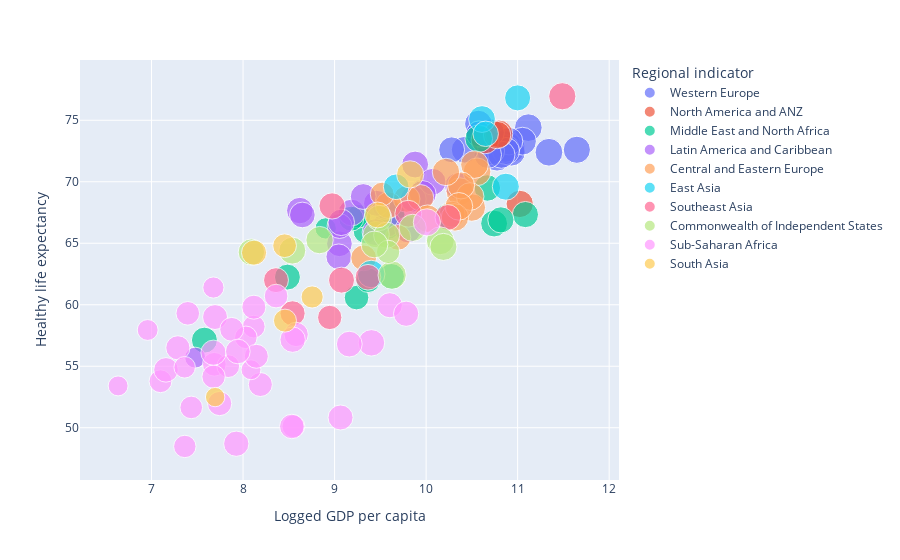

The cell this chart's notebook holds for it:
### Code cell
fig.show()

### Figure 1 — Plotly figure (JSON) as saved in the notebook; plotly's stock layout.template omitted (floating-point values rounded to 4 significant figures)
{"data": [{"hovertemplate": "Regional indicator=Western Europe<br>Logged GDP per capita=%{x}<br>Healthy life expectancy=%{y}<br>Social support=%{marker.size}<extra></extra>", "legendgroup": "Western Europe", "marker": {"color": "#636efa", "size": [0.954, 0.954, 0.942, 0.983, 0.942, 0.954, 0.934, 0.908, 0.934, 0.903, 0.947, 0.934, 0.906, 0.942, 0.931, 0.932, 0.88, 0.802, 0.879, 0.823, 0.82], "sizemode": "area", "sizeref": 0.002458, "symbol": "circle"}, "mode": "markers", "name": "Western Europe", "orientation": "v", "showlegend": true, "type": "scatter", "x": [10.78, 10.93, 11.12, 10.88, 10.93, 11.05, 10.87, 11.65, 10.91, 10.87, 11.34, 10.71, 10.82, 10.7, 10.67, 10.57, 10.62, 10.58, 10.42, 10.28, 10.58], "xaxis": "x", "y": [72, 72.7, 74.4, 73, 72.4, 73.3, 72.7, 72.6, 73.3, 72.5, 72.4, 72.5, 72.2, 74, 72.2, 74.7, 73.8, 73.9, 72.6, 72.6, 73.9], "yaxis": "y"}, {"hovertemplate": "Regional indicator=North America and ANZ<br>Logged GDP per capita=%{x}<br>Healthy life expectancy=%{y}<br>Social support=%{marker.size}<extra></extra>", "legendgroup": "North America and ANZ", "marker": {"color": "#EF553B", "size": [0.948, 0.94, 0.926, 0.92], "sizemode": "area", "sizeref": 0.002458, "symbol": "circle"}, "mode": "markers", "name": "North America and ANZ", "orientation": "v", "showlegend": true, "type": "scatter", "x": [10.64, 10.8, 10.78, 11.02], "xaxis": "x", "y": [73.4, 73.9, 73.8, 68.2], "yaxis": "y"}, {"hovertemplate": "Regional indicator=Middle East and North Africa<br>Logged GDP per capita=%{x}<br>Healthy life expectancy=%{y}<br>Social support=%{marker.size}<extra></extra>", "legendgroup": "Middle East and North Africa", "marker": {"color": "#00cc96", "size": [0.939, 0.862, 0.844, 0.891, 0.843, 0.827, 0.822, 0.56, 0.802, 0.746, 0.71, 0.691, 0.848, 0.826, 0.767, 0.75, 0.832], "sizemode": "area", "sizeref": 0.002458, "symbol": "circle"}, "mode": "markers", "name": "Middle East and North Africa", "orientation": "v", "showlegend": true, "type": "scatter", "x": [10.57, 10.67, 11.09, 10.74, 10.82, 9.622, 10.24, 8.903, 9.342, 9.24, 9.584, 9.266, 9.626, 8.485, 9.182, 9.367, 7.578], "xaxis": "x", "y": [73.5, 69.5, 67.33, 66.6, 66.9, 62.3, 67.2, 66.21, 66.0, 60.58, 66.3, 67.2, 67.36, 62.25, 67, 62.0, 57.12], "yaxis": "y"}, {"hovertemplate": "Regional indicator=Latin America and Caribbean<br>Logged GDP per capita=%{x}<br>Healthy life expectancy=%{y}<br>Social support=%{marker.size}<extra></extra>", "legendgroup": "Latin America and Caribbean", "marker": {"color": "#ab63fa", "size": [0.891, 0.813, 0.925, 0.882, 0.831, 0.877, 0.896, 0.882, 0.762, 0.847, 0.864, 0.898, 0.812, 0.832, 0.821, 0.81, 0.893, 0.853, 0.861, 0.54], "sizemode": "area", "sizeref": 0.002458, "symbol": "circle"}, "mode": "markers", "name": "Latin America and Caribbean", "orientation": "v", "showlegend": true, "type": "scatter", "x": [9.88, 9.053, 9.966, 9.577, 9.859, 9.186, 10.35, 10.07, 9.054, 9.557, 8.62, 9.962, 8.648, 9.458, 9.313, 9.046, 9.448, 9.802, 9.073, 7.477], "xaxis": "x", "y": [71.4, 64.96, 69.1, 66.6, 68.6, 67.5, 69.65, 70, 66.4, 68.0, 67.66, 69, 67.3, 68.25, 68.8, 63.9, 65.9, 66.1, 66.7, 55.7], "yaxis": "y"}, {"hovertemplate": "Regional indicator=Central and Eastern Europe<br>Logged GDP per capita=%{x}<br>Healthy life expectancy=%{y}<br>Social support=%{marker.size}<extra></extra>", "legendgroup": "Central and Eastern Europe", "marker": {"color": "#FFA15A", "size": [0.947, 0.948, 0.821, 0.936, 0.935, 0.941, 0.898, 0.832, 0.873, 0.927, 0.943, 0.924, 0.87, 0.858, 0.931, 0.697, 0.805], "sizemode": "area", "sizeref": 0.002458, "symbol": "circle"}, "mode": "markers", "name": "Central and Eastern Europe", "orientation": "v", "showlegend": true, "type": "scatter", "x": [10.56, 10.53, 9.318, 10.37, 10.5, 10.48, 10.38, 10.28, 9.787, 10.31, 10.36, 10.22, 9.59, 9.94, 10.02, 9.52, 9.693], "xaxis": "x", "y": [70.81, 71.4, 63.81, 69.2, 67.91, 68.8, 69.7, 67.36, 68.6, 67.1, 68, 70.8, 68.1, 68.7, 67, 69.0, 65.47], "yaxis": "y"}, {"hovertemplate": "Regional indicator=East Asia<br>Logged GDP per capita=%{x}<br>Healthy life expectancy=%{y}<br>Social support=%{marker.size}<extra></extra>", "legendgroup": "East Asia", "marker": {"color": "#19d3f3", "size": [0.898, 0.884, 0.799, 0.935, 0.836, 0.811], "sizemode": "area", "sizeref": 0.002458, "symbol": "circle"}, "mode": "markers", "name": "East Asia", "orientation": "v", "showlegend": true, "type": "scatter", "x": [10.87, 10.61, 10.65, 9.4, 11, 9.673], "xaxis": "x", "y": [69.6, 75.1, 73.9, 62.5, 76.82, 69.59], "yaxis": "y"}, {"hovertemplate": "Regional indicator=Southeast Asia<br>Logged GDP per capita=%{x}<br>Healthy life expectancy=%{y}<br>Social support=%{marker.size}<extra></extra>", "legendgroup": "Southeast Asia", "marker": {"color": "#FF6692", "size": [0.915, 0.888, 0.83, 0.85, 0.817, 0.811, 0.728, 0.765, 0.779], "sizemode": "area", "sizeref": 0.002458, "symbol": "circle"}, "mode": "markers", "name": "Southeast Asia", "orientation": "v", "showlegend": true, "type": "scatter", "x": [11.49, 9.805, 9.076, 8.973, 10.24, 9.365, 8.947, 8.36, 8.541], "xaxis": "x", "y": [76.95, 67.4, 62, 68.03, 67.1, 62.24, 58.97, 62, 59.3], "yaxis": "y"}, {"hovertemplate": "Regional indicator=Commonwealth of Independent States<br>Logged GDP per capita=%{x}<br>Healthy life expectancy=%{y}<br>Social support=%{marker.size}<extra></extra>", "legendgroup": "Commonwealth of Independent States", "marker": {"color": "#B6E880", "size": [0.918, 0.952, 0.857, 0.893, 0.91, 0.903, 0.86, 0.799, 0.836, 0.983, 0.671, 0.888], "sizemode": "area", "sizeref": 0.002458, "symbol": "circle"}, "mode": "markers", "name": "Commonwealth of Independent States", "orientation": "v", "showlegend": true, "type": "scatter", "x": [8.836, 10.15, 9.454, 8.538, 9.853, 10.19, 8.091, 9.487, 9.569, 9.629, 9.585, 9.436], "xaxis": "x", "y": [65.25, 65.2, 65.7, 64.4, 66.25, 64.7, 64.28, 67.06, 65.66, 62.41, 64.3, 64.9], "yaxis": "y"}, {"hovertemplate": "Regional indicator=Sub-Saharan Africa<br>Logged GDP per capita=%{x}<br>Healthy life expectancy=%{y}<br>Social support=%{marker.size}<extra></extra>", "legendgroup": "Sub-Saharan Africa", "marker": {"color": "#FF97FF", "size": [0.905, 0.636, 0.644, 0.71, 0.71, 0.727, 0.641, 0.69, 0.489, 0.639, 0.86, 0.776, 0.672, 0.744, 0.74, 0.724, 0.781, 0.72, 0.688, 0.818, 0.619, 0.77, 0.626, 0.764, 0.795, 0.686, 0.569, 0.708, 0.63, 0.49, 0.702, 0.537, 0.787, 0.784, 0.552, 0.75], "sizemode": "area", "sizeref": 0.002458, "symbol": "circle"}, "mode": "markers", "name": "Sub-Saharan Africa", "orientation": "v", "showlegend": true, "type": "scatter", "x": [10.01, 8.117, 8.551, 8.189, 8.118, 8.58, 7.098, 7.686, 8.087, 7.838, 9.403, 9.603, 7.678, 7.158, 8.533, 7.744, 7.677, 7.288, 8.361, 9.161, 7.364, 9.065, 8.031, 7.694, 8.542, 7.396, 7.362, 8.145, 7.434, 6.635, 7.876, 6.958, 7.926, 9.782, 7.676, 7.943], "xaxis": "x", "y": [66.7, 58.22, 50.11, 53.52, 59.8, 57.59, 53.78, 55.16, 54.71, 55.01, 56.9, 59.96, 54.15, 54.71, 50.1, 51.97, 56.1, 56.5, 60.7, 56.8, 48.48, 50.83, 57.35, 59, 57.16, 59.3, 54.91, 55.81, 51.65, 53.4, 58.0, 57.95, 48.7, 59.27, 61.4, 56.2], "yaxis": "y"}, {"hovertemplate": "Regional indicator=South Asia<br>Logged GDP per capita=%{x}<br>Healthy life expectancy=%{y}<br>Social support=%{marker.size}<extra></extra>", "legendgroup": "South Asia", "marker": {"color": "#FECB52", "size": [0.774, 0.913, 0.693, 0.651, 0.827, 0.603, 0.463], "sizemode": "area", "sizeref": 0.002458, "symbol": "circle"}, "mode": "markers", "name": "South Asia", "orientation": "v", "showlegend": true, "type": "scatter", "x": [8.12, 9.826, 8.454, 8.458, 9.47, 8.755, 7.695], "xaxis": "x", "y": [64.23, 70.6, 64.8, 58.71, 67.3, 60.63, 52.49], "yaxis": "y"}], "layout": {"autosize": true, "legend": {"itemsizing": "constant", "title": {"text": "Regional indicator"}, "tracegroupgap": 0}, "margin": {"t": 60}, "xaxis": {"anchor": "y", "autorange": true, "domain": [0, 1], "range": [6.284, 12.02], "title": {"text": "Logged GDP per capita"}, "type": "linear"}, "yaxis": {"anchor": "x", "autorange": true, "domain": [0, 1], "range": [44.49, 81.35], "title": {"text": "Healthy life expectancy"}, "type": "linear"}}}
